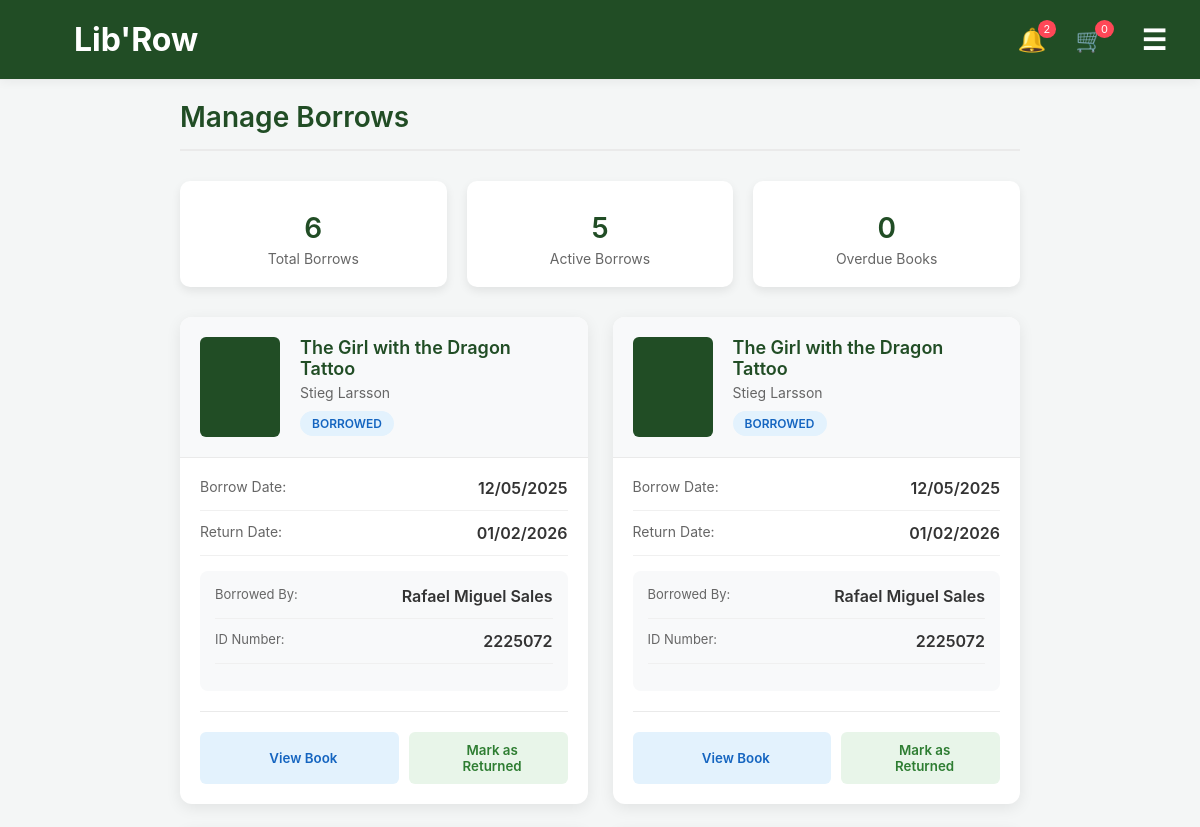
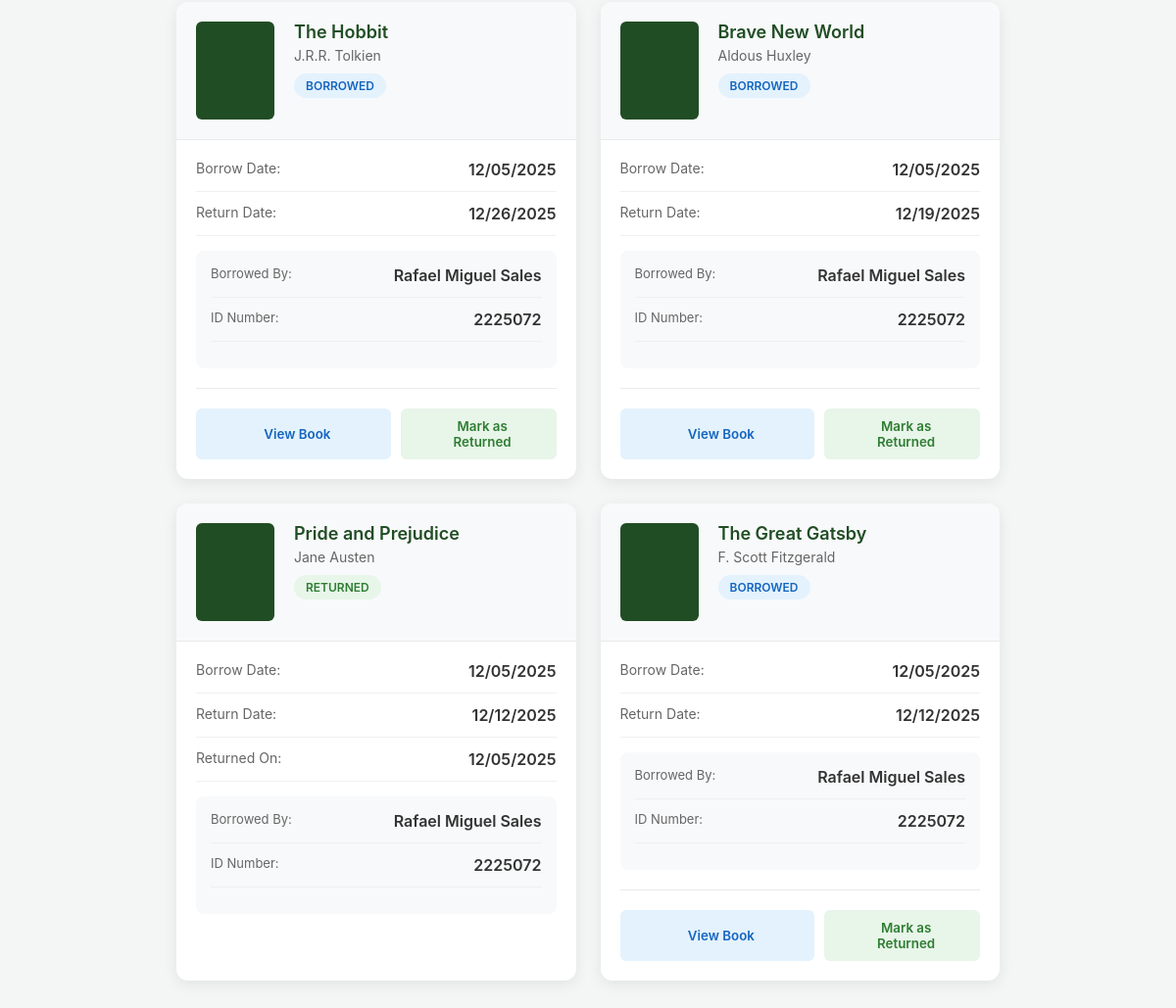
Page /manage_borrows.php (signed in) on the committed database (2 pictures, top to bottom).
### tables this page shows
CREATE TABLE IF NOT EXISTS `borrow` (
  `borrow_id` int NOT NULL AUTO_INCREMENT,
  `book_id` int NOT NULL,
  `user_id` int NOT NULL,
  `date_borrowed` date NOT NULL,
  `date_due` date NOT NULL,
  `date_returned` date DEFAULT NULL,
  `status` enum('borrowed','returned','overdue') DEFAULT 'borrowed',
  PRIMARY KEY (`borrow_id`),
  KEY `book_id` (`book_id`),
  KEY `user_id` (`user_id`)
);

CREATE TABLE IF NOT EXISTS `books` (
  `book_id` int NOT NULL AUTO_INCREMENT,
  `title` varchar(255) NOT NULL,
  `author` varchar(255) NOT NULL,
  `description` text,
  `category` varchar(150) NOT NULL,
  `publisher` varchar(255) DEFAULT NULL,
  `publication_year` year DEFAULT NULL,
  `quantity` int NOT NULL DEFAULT '1',
  `available` int NOT NULL DEFAULT '1',
  `date_added` timestamp NULL DEFAULT CURRENT_TIMESTAMP,
  `date_updated` timestamp NULL DEFAULT CURRENT_TIMESTAMP ON UPDATE CURRENT_TIMESTAMP,
  PRIMARY KEY (`book_id`)
);

CREATE TABLE IF NOT EXISTS `users` (
  `id` int NOT NULL AUTO_INCREMENT,
  `username` varchar(100) NOT NULL,
  `id_number` varchar(50) NOT NULL,
  `password` varchar(255) NOT NULL,
  `id_picture` varchar(255) DEFAULT NULL,
  `status` enum('Pending','Approved') DEFAULT 'Pending',
  `created_at` timestamp NULL DEFAULT CURRENT_TIMESTAMP,
  PRIMARY KEY (`id`),
  UNIQUE KEY `id_number` (`id_number`)
);

### manage_borrows.php (the view, shortened to what this page needs)
<?php
include 'includes/db.php';
$cart_count = isset($_SESSION['cart']) ? count($_SESSION['cart']) : 0;
$limit = 10;
$page = isset($_GET['page']) ? max(1, intval($_GET['page'])) : 1;
$offset = ($page - 1) * $limit;
$total_sql = "SELECT COUNT(*) as total FROM borrow";
$total_result = $conn->query($total_sql);
$total_row = $total_result->fetch_assoc();
$total_records = $total_row['total'];
$sql = "SELECT b.*, bk.title, bk.author, bk.category,
               u.username, u.id_number
        FROM borrow b
        JOIN books bk ON b.book_id = bk.book_id
        JOIN users u ON b.user_id = u.id
        ORDER BY b.date_borrowed DESC
        LIMIT ? OFFSET ?";
$stmt = $conn->prepare($sql);
$stmt->bind_param("ii", $limit, $offset);
$stmt->execute();
$result = $stmt->get_result();
$borrows = [];
while ($row = $result->fetch_assoc()) {
    $borrows[] = $row;
}
?>
<!DOCTYPE html>
<html lang="en">
<head>
<link rel="stylesheet" href="style.css">
</head>
<body>
<header class="header">
    <div class="header-left">
        <div class="logo-container">
            <h1 class="site-title">Lib'Row</h1>
        </div>
    </div>
    <div class="header-right">
        <div class="header-icons">
            <span class="icon" title="Notifications">
                🔔
                <span class="badge notification-badge">2</span>
            </span>
            <span class="icon" title="Cart" onclick="window.location.href='cart.php'">
                🛒
                <span class="badge cart-badge"><?php echo $cart_count; ?></span>
            </span>
        </div>
        <div class="menu-icon" onclick="toggleSidebar()" title="Menu">
            <div class="menu-icon-inner">☰</div>
        </div>
    </div>
</header>
<main style="padding-bottom:60px;">
    <div class="page-header">
        <h1>Manage Borrows</h1>
    </div>
    <div class="stats-container">
        <div class="stat-card">
            <div class="stat-count"><?php echo $total_records; ?></div>
            <div class="stat-label">Total Borrows</div>
        </div>
        <div class="stat-card">
            <div class="stat-count">
                <?php
                $active_sql = "SELECT COUNT(*) as active FROM borrow WHERE status = 'borrowed' OR status = 'accepted'";
                $active_result = $conn->query($active_sql);
                $active_row = $active_result->fetch_assoc();
                echo $active_row['active'];
                ?>
            </div>
            <div class="stat-label">Active Borrows</div>
        </div>
        <div class="stat-card">
            <div class="stat-count">
                <?php
                $overdue_sql = "SELECT COUNT(*) as overdue FROM borrow WHERE date_due < CURDATE() AND (status = 'borrowed' OR status = 'accepted')";
                $overdue_result = $conn->query($overdue_sql);
                $overdue_row = $overdue_result->fetch_assoc();
                echo $overdue_row['overdue'];
                ?>
            </div>
            <div class="stat-label">Overdue Books</div>
        </div>
    </div>
    <?php if (!empty($borrows)): ?>
        <div class="borrow-cards">
            <?php foreach ($borrows as $borrow):
                $status_class = 'status-borrowed';
                if ($borrow['status'] == 'returned') {
                    $status_class = 'status-returned';
                } elseif (strtotime($borrow['date_due']) < time() && ($borrow['status'] == 'borrowed' || $borrow['status'] == 'accepted')) {
                    $status_class = 'status-overdue';
                }
            ?>
            <div class="borrow-card">
                <div class="book-header">
                    <div class="book-cover">
                    </div>
                    <div class="book-info">
                        <div class="book-title"><?php echo htmlspecialchars($borrow['title']); ?></div>
                        <div class="book-author"><?php echo htmlspecialchars($borrow['author'] ?? 'Unknown Author'); ?></div>
                        <span class="status-badge <?php echo $status_class; ?>">
                            <?php
                            if ($status_class == 'status-overdue') {
                                echo 'Overdue';
                            } else {
                                echo ucfirst($borrow['status']);
                            }
                            ?>
                        </span>
                    </div>
                </div>
                <div class="borrow-details">
                    <div class="detail-row">
                        <span class="detail-label">Borrow Date:</span>
                        <span class="detail-value"><?php echo date('m/d/Y', strtotime($borrow['date_borrowed'])); ?></span>
                    </div>
                    <div class="detail-row">
                        <span class="detail-label">Return Date:</span>
                        <span class="detail-value"><?php echo date('m/d/Y', strtotime($borrow['date_due'])); ?></span>
                    </div>
                    <?php if ($borrow['date_returned']): ?>
                    <div class="detail-row">
                        <span class="detail-label">Returned On:</span>
                        <span class="detail-value"><?php echo date('m/d/Y', strtotime($borrow['date_returned'])); ?></span>
                    </div>
                    <?php endif; ?>
                    <div class="user-info">
                        <div class="detail-row">
                            <span class="detail-label">Borrowed By:</span>
                            <span class="detail-value"><?php echo htmlspecialchars($borrow['username']); ?></span>
                        </div>
                        <div class="detail-row">
                            <span class="detail-label">ID Number:</span>
                            <span class="detail-value"><?php echo htmlspecialchars($borrow['id_number'] ?? 'N/A'); ?></span>
                        </div>
                    </div>
                    <?php if ($borrow['status'] == 'borrowed' || $borrow['status'] == 'accepted'): ?>
                    <div class="action-buttons">
                        <button class="btn btn-view" onclick="location.href='book_details.php?id=<?php echo $borrow['book_id']; ?>'">
                            <i class="fas fa-eye"></i> View Book
                        </button>
                        <form method="POST" style="flex: 1;" onsubmit="return confirm('Mark this book as returned?')">
                            <button type="submit" name="return_book" class="btn btn-return">
                                <i class="fas fa-check-circle"></i> Mark as Returned
                            </button>
                        </form>
                    </div>
                    <?php endif; ?>
                </div>
            </div>
            <?php endforeach; ?>
        </div>
    <?php endif; ?>
</main>
</body>
</html>

### style.css (style rules this page uses)
* { margin: 0; padding: 0; box-sizing: border-box; }
body { font-family: "Inter", Arial, sans-serif; background: #f4f6f6; color: #1a1a1a; overflow-x: hidden; }
.header { display: flex; justify-content: space-between; align-items: center; padding: 0 24px; height: 80px; background-color: #214d25; border-bottom: 1px solid #eaeaea; position: relative; z-index: 1002; box-shadow: 0 2px 10px rgba(0, 0, 0, 0.05); }
.header-left { display: flex; align-items: center; gap: 12px; }
.header-right { display: flex; align-items: center; gap: 16px; }
.menu-icon { cursor: pointer; display: flex; align-items: center; justify-content: center; width: 44px; height: 44px; border-radius: 8px; transition: all 0.2s ease; margin-left: 12px; z-index: 1003 !important; }
.menu-icon-inner { font-size: 28px; color: white; font-weight: 600; line-height: 1; transition: transform 0.2s ease; }
.site-title { color: white; margin-left: 50px; }
.header-icons { display: flex; gap: 15px; }
.header-icons .icon { font-size: 23px; margin-left: 14px; cursor: pointer; position: relative; }
.badge { background: #ff4757; color: white; padding: 2px 6px; border-radius: 50%; font-size: 11px; position: absolute; top: -6px; right: -10px; }
@media (min-width: 900px) { main { width: 880px; margin: auto; } }

### manage_borrows.php (style rules this page uses)
* { margin: 0; padding: 0; box-sizing: border-box; font-family: 'Inter', Arial, sans-serif; }
body { background: #f4f6f6; color: #1a1a1a; }
main { padding: 20px; max-width: 1200px; margin: 0 auto; }
.page-header { display: flex; justify-content: space-between; align-items: center; margin-bottom: 30px; padding-bottom: 15px; border-bottom: 2px solid #eaeaea; }
.page-header h1 { font-size: 28px; color: #214d25; font-weight: 600; }
.stats-container { display: grid; grid-template-columns: repeat(auto-fit, minmax(200px, 1fr)); gap: 20px; margin-bottom: 30px; }
.stat-card { background-color: white; padding: 20px; border-radius: 10px; box-shadow: 0 4px 10px rgba(0, 0, 0, 0.08); text-align: center; }
.stat-count { font-size: 28px; font-weight: 600; color: #214d25; margin-bottom: 5px; }
.stat-label { color: #666; font-size: 14px; }
.borrow-cards { display: grid; grid-template-columns: repeat(auto-fill, minmax(350px, 1fr)); gap: 25px; margin-bottom: 40px; }
.borrow-card { background-color: white; border-radius: 12px; overflow: hidden; box-shadow: 0 4px 15px rgba(0, 0, 0, 0.08); transition: transform 0.3s, box-shadow 0.3s; }
.book-header { display: flex; padding: 20px; background-color: #f8f9fa; border-bottom: 1px solid #eaeaea; }
.book-cover { width: 80px; height: 100px; background-color: #e0e0e0; border-radius: 6px; overflow: hidden; margin-right: 20px; flex-shrink: 0; display: flex; align-items: center; justify-content: center; background-color: #214d25; color: white; }
.book-info { flex: 1; }
.book-title { font-size: 18px; font-weight: 600; color: #214d25; margin-bottom: 5px; }
.book-author { color: #666; font-size: 14px; margin-bottom: 10px; }
.borrow-details { padding: 20px; }
.detail-row { display: flex; justify-content: space-between; margin-bottom: 12px; padding-bottom: 12px; border-bottom: 1px solid #f0f0f0; }
.detail-label { color: #666; font-size: 14px; }
.detail-value { font-weight: 600; color: #333; }
.user-info { background-color: #f8f9fa; padding: 15px; border-radius: 8px; margin-top: 15px; }
.user-info .detail-label { font-size: 13px; }
.action-buttons { display: flex; gap: 10px; margin-top: 20px; padding-top: 20px; border-top: 1px solid #eaeaea; }
.btn { padding: 10px 20px; border: none; border-radius: 6px; font-weight: 600; cursor: pointer; transition: all 0.3s; flex: 1; text-align: center; display: flex; align-items: center; justify-content: center; gap: 8px; font-family: 'Inter', Arial, sans-serif; }
.btn-return { background-color: #e8f5e9; color: #2e7d32; }
.btn-view { background-color: #e3f2fd; color: #1565c0; }
.status-badge { display: inline-block; padding: 5px 12px; border-radius: 20px; font-size: 12px; font-weight: 600; text-transform: uppercase; }
.status-borrowed { background-color: #e3f2fd; color: #1565c0; }
.status-returned { background-color: #e8f5e9; color: #2e7d32; }

### rows in the picture
borrow: book.title "The Girl with the Dragon Tattoo", book.author "Stieg Larsson", status "BORROWED", date_borrowed "12/05/2025", date_due "01/02/2026", user.username "Rafael Miguel Sales", user.id_number "2225072"
borrow: book.title "The Girl with the Dragon Tattoo", book.author "Stieg Larsson", status "BORROWED", date_borrowed "12/05/2025", date_due "01/02/2026", user.username "Rafael Miguel Sales", user.id_number "2225072"
borrow: book.title "The Hobbit", book.author "J.R.R. Tolkien", status "BORROWED", date_borrowed "12/05/2025", date_due "12/26/2025", user.username "Rafael Miguel Sales", user.id_number "2225072"
borrow: book.title "Brave New World", book.author "Aldous Huxley", status "BORROWED", date_borrowed "12/05/2025", date_due "12/19/2025", user.username "Rafael Miguel Sales", user.id_number "2225072"
borrow: book.title "Pride and Prejudice", book.author "Jane Austen", status "RETURNED", date_borrowed "12/05/2025", date_due "12/12/2025", date_returned "12/05/2025", user.username "Rafael Miguel Sales", user.id_number "2225072"
borrow: book.title "The Great Gatsby", book.author "F. Scott Fitzgerald", status "BORROWED", date_borrowed "12/05/2025", date_due "12/12/2025", user.username "Rafael Miguel Sales", user.id_number "2225072"

### other values in the picture
$cart_count "0"
$total_records "6"
$active_row['active'] "5"
$overdue_row['overdue'] "0"
